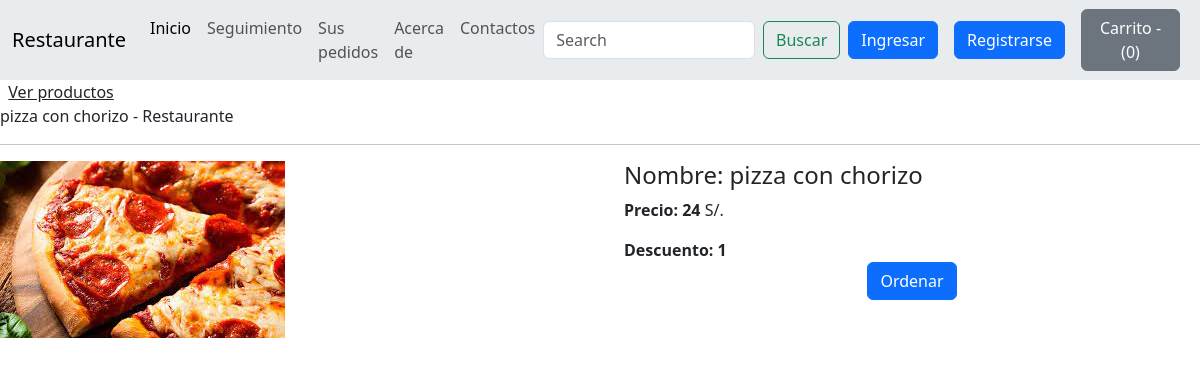
Page /tienda/verProducto/7 on the committed database.
### tienda/models.py (models this page shows, shortened)
class Producto(models.Model):
    id = models.AutoField
    p_nombre = models.CharField(max_length=50)
    categoria = models.CharField(max_length=50, default="")
    subcategoria = models.CharField(max_length=50, default="")
    precio = models.IntegerField(default=0)
    descuento = models.CharField(max_length=200)
    publicacion = models.DateField()
    imagen = models.ImageField(upload_to="", default="")

### tienda/views.py (the view)
# urls.py: path('verProducto/<int:myid>', views.verProducto, name='verProducto'),
def verProducto(re, myid):
    pr = Producto.objects.filter(id=myid)
    return render(re, 'tienda/verP.html', {'producto': pr[0]})

### tienda/templates/tienda/verP.html (shortened to what this page needs)
{% extends 'tienda/basico.html' %}
{% block body %}
<div classs="container">&nbsp;
    <a href="/tienda" class="active text-dark">
        <span>Ver productos</span>
    </a>
</div>
{% block title %} {{producto.p_nombre}} - Restaurante {% endblock  %}
<hr>
<div class="mb-5" id="co">
    <div class="row g-5">
        <div class="col-md-6">
            <img src="/images/{{producto.imagen}}" >
        </div>
        <div class="col-md-6">
            <h4>Nombre: {{producto.p_nombre}}</h4>
            <p><b>Precio: {{producto.precio}}</b> S/.</p>
            <b>Descuento: {{producto.descuento}}</b>
            <div class="row">
                <center>
                <a class="btn btn-primary" href='/tienda/buscar/?buscar={{producto.p_nombre}}'>Ordenar</a>
                </center>
            </div>
        </div>
    </div>
</div>
{% endblock  %}

### rows in the picture
Producto: p_nombre "pizza con chorizo", imagen (picture), precio "24", descuento "1"
